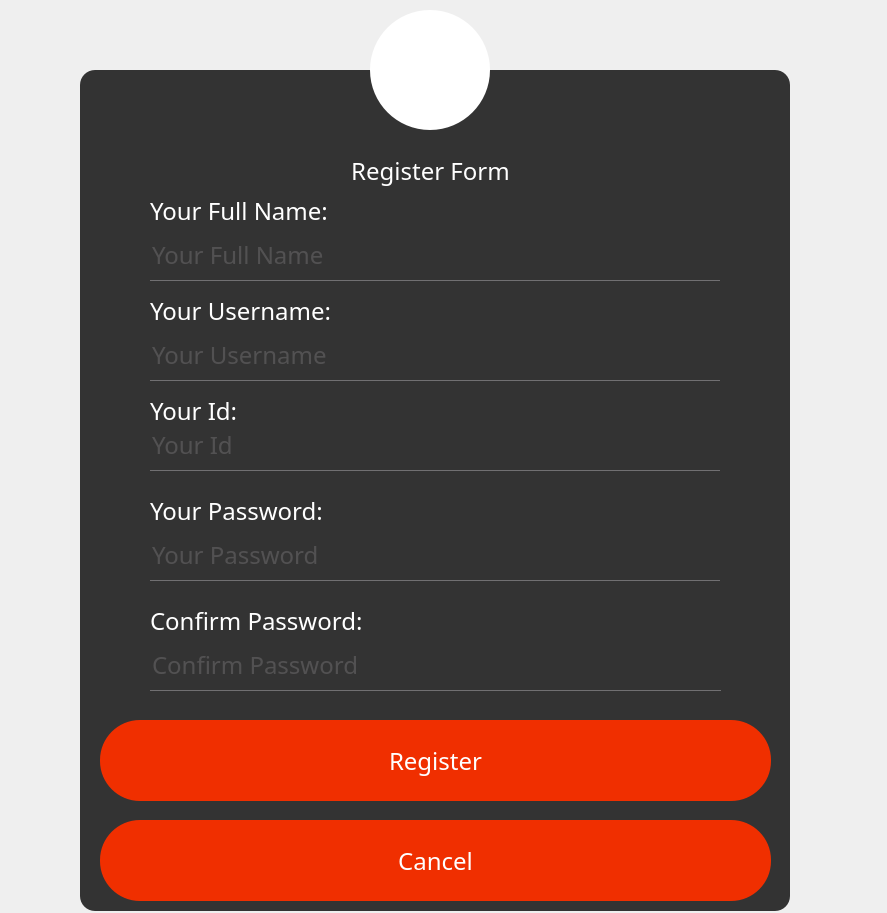
<?xml version="1.0" encoding="UTF-8"?>
<ui version="4.0">
 <class>RegisterWindow</class>
 <widget class="QMainWindow" name="RegisterWindow">
  <property name="geometry">
   <rect>
    <x>0</x>
    <y>0</y>
    <width>887</width>
    <height>913</height>
   </rect>
  </property>
  <property name="windowTitle">
   <string>MainWindow</string>
  </property>
  <property name="autoFillBackground">
   <bool>false</bool>
  </property>
  <property name="styleSheet">
   <string notr="true">*{
	font-family:century gothic;
	font-size:24px;
}

QFrame{
	background:#333;
	border-radius:15px;
}

QPushButton{
	color:white;
	background:#f02f00;
	border-radius:40px;
}

QToolButton{
	background:white;
	border-radius:60px;
}

QLabel{
	color:white;
}

QPushButton:hover{
	color:white;
	border-radius:40px;
	background:#B02300;

}

QLineEdit{
	background:transparent;
	border:none;
	color:#717072;
	border-bottom:1px solid #717072;
}</string>
  </property>
  <widget class="QWidget" name="centralwidget">
   <widget class="QFrame" name="RegisterFramer">
    <property name="geometry">
     <rect>
      <x>80</x>
      <y>70</y>
      <width>710</width>
      <height>841</height>
     </rect>
    </property>
    <property name="frameShape">
     <enum>QFrame::StyledPanel</enum>
    </property>
    <property name="frameShadow">
     <enum>QFrame::Raised</enum>
    </property>
    <widget class="QLabel" name="RegisterLabel">
     <property name="geometry">
      <rect>
       <x>240</x>
       <y>70</y>
       <width>221</width>
       <height>61</height>
      </rect>
     </property>
     <property name="styleSheet">
      <string notr="true"/>
     </property>
     <property name="text">
      <string>Register Form</string>
     </property>
     <property name="alignment">
      <set>Qt::AlignCenter</set>
     </property>
    </widget>
    <widget class="QPushButton" name="CancelBtn">
     <property name="geometry">
      <rect>
       <x>20</x>
       <y>750</y>
       <width>671</width>
       <height>81</height>
      </rect>
     </property>
     <property name="text">
      <string>Cancel</string>
     </property>
    </widget>
    <widget class="QPushButton" name="RegisterBtn">
     <property name="geometry">
      <rect>
       <x>20</x>
       <y>650</y>
       <width>671</width>
       <height>81</height>
      </rect>
     </property>
     <property name="text">
      <string>Register</string>
     </property>
    </widget>
    <widget class="QLineEdit" name="UserNameLineEdit">
     <property name="geometry">
      <rect>
       <x>70</x>
       <y>260</y>
       <width>570</width>
       <height>51</height>
      </rect>
     </property>
     <property name="text">
      <string/>
     </property>
     <property name="alignment">
      <set>Qt::AlignLeading|Qt::AlignLeft|Qt::AlignVCenter</set>
     </property>
     <property name="placeholderText">
      <string>Your Username</string>
     </property>
    </widget>
    <widget class="QLineEdit" name="PassLineEdit">
     <property name="geometry">
      <rect>
       <x>70</x>
       <y>460</y>
       <width>570</width>
       <height>51</height>
      </rect>
     </property>
     <property name="text">
      <string/>
     </property>
     <property name="echoMode">
      <enum>QLineEdit::Password</enum>
     </property>
     <property name="placeholderText">
      <string>Your Password</string>
     </property>
    </widget>
    <widget class="QLineEdit" name="IdLineEdit">
     <property name="geometry">
      <rect>
       <x>70</x>
       <y>350</y>
       <width>570</width>
       <height>51</height>
      </rect>
     </property>
     <property name="text">
      <string/>
     </property>
     <property name="placeholderText">
      <string>Your Id</string>
     </property>
    </widget>
    <widget class="QLabel" name="UserLabel">
     <property name="geometry">
      <rect>
       <x>70</x>
       <y>220</y>
       <width>571</width>
       <height>41</height>
      </rect>
     </property>
     <property name="text">
      <string>Your Username:</string>
     </property>
    </widget>
    <widget class="QLabel" name="IdLabel">
     <property name="geometry">
      <rect>
       <x>70</x>
       <y>320</y>
       <width>570</width>
       <height>41</height>
      </rect>
     </property>
     <property name="text">
      <string>Your Id:</string>
     </property>
    </widget>
    <widget class="QLabel" name="PasswordLabel">
     <property name="geometry">
      <rect>
       <x>70</x>
       <y>420</y>
       <width>570</width>
       <height>41</height>
      </rect>
     </property>
     <property name="text">
      <string>Your Password:</string>
     </property>
     <property name="textFormat">
      <enum>Qt::PlainText</enum>
     </property>
    </widget>
    <widget class="QLineEdit" name="ConfirmPassLineEdit">
     <property name="geometry">
      <rect>
       <x>70</x>
       <y>570</y>
       <width>571</width>
       <height>51</height>
      </rect>
     </property>
     <property name="text">
      <string/>
     </property>
     <property name="echoMode">
      <enum>QLineEdit::Password</enum>
     </property>
     <property name="placeholderText">
      <string>Confirm Password</string>
     </property>
    </widget>
    <widget class="QLabel" name="ConfirmPassLabel">
     <property name="geometry">
      <rect>
       <x>70</x>
       <y>530</y>
       <width>571</width>
       <height>41</height>
      </rect>
     </property>
     <property name="text">
      <string>Confirm Password:</string>
     </property>
     <property name="textFormat">
      <enum>Qt::PlainText</enum>
     </property>
    </widget>
    <widget class="QLineEdit" name="FullNameLineEdit">
     <property name="geometry">
      <rect>
       <x>70</x>
       <y>160</y>
       <width>570</width>
       <height>51</height>
      </rect>
     </property>
     <property name="text">
      <string/>
     </property>
     <property name="alignment">
      <set>Qt::AlignLeading|Qt::AlignLeft|Qt::AlignVCenter</set>
     </property>
     <property name="placeholderText">
      <string>Your Full Name</string>
     </property>
    </widget>
    <widget class="QLabel" name="UserLabel_2">
     <property name="geometry">
      <rect>
       <x>70</x>
       <y>120</y>
       <width>570</width>
       <height>41</height>
      </rect>
     </property>
     <property name="text">
      <string>Your Full Name:</string>
     </property>
    </widget>
   </widget>
   <widget class="QToolButton" name="toolButton">
    <property name="geometry">
     <rect>
      <x>370</x>
      <y>10</y>
      <width>120</width>
      <height>120</height>
     </rect>
    </property>
    <property name="text">
     <string/>
    </property>
    <property name="icon">
     <iconset>
      <normaloff>../Images/icon2.png</normaloff>../Images/icon2.png</iconset>
    </property>
    <property name="iconSize">
     <size>
      <width>80</width>
      <height>80</height>
     </size>
    </property>
   </widget>
  </widget>
 </widget>
 <resources/>
 <connections/>
</ui>
